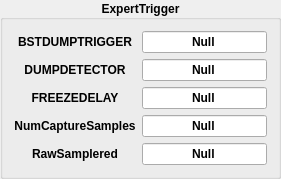
           <widget class="QGroupBox" name="groupBox_ExpertTrigger">
            <property name="font">
             <font>
              <weight>75</weight>
              <bold>true</bold>
             </font>
            </property>
            <property name="title">
             <string>ExpertTrigger</string>
            </property>
            <property name="alignment">
             <set>Qt::AlignCenter</set>
            </property>
            <layout class="QGridLayout" name="gridLayout_5">
             <item row="2" column="0">
              <widget class="QLabel" name="label_ExpertTrigger_FREEZEDELAY">
               <property name="text">
                <string>FREEZEDELAY</string>
               </property>
               <property name="alignment">
                <set>Qt::AlignCenter</set>
               </property>
              </widget>
             </item>
             <item row="4" column="0">
              <widget class="QLabel" name="label_ExpertTrigger_RawSamplered">
               <property name="text">
                <string>RawSamplered</string>
               </property>
               <property name="alignment">
                <set>Qt::AlignCenter</set>
               </property>
              </widget>
             </item>
             <item row="1" column="0">
              <widget class="QLabel" name="label_ExpertTrigger_DUMPDETECTOR">
               <property name="text">
                <string>DUMPDETECTOR</string>
               </property>
               <property name="alignment">
                <set>Qt::AlignCenter</set>
               </property>
              </widget>
             </item>
             <item row="0" column="0">
              <widget class="QLabel" name="label_ExpertTrigger_BSTDUMPTRIGGER">
               <property name="text">
                <string>BSTDUMPTRIGGER</string>
               </property>
               <property name="alignment">
                <set>Qt::AlignCenter</set>
               </property>
              </widget>
             </item>
             <item row="3" column="0">
              <widget class="QLabel" name="label_ExpertTrigger_NumCaptureSamples">
               <property name="text">
                <string>NumCaptureSamples</string>
               </property>
               <property name="alignment">
                <set>Qt::AlignCenter</set>
               </property>
              </widget>
             </item>
             <item row="0" column="1">
              <widget class="CLineEdit" name="CLineEdit_ExpertTrigger_BSTDUMPTRIGGER">
               <property name="sizePolicy">
                <sizepolicy hsizetype="Preferred" vsizetype="Fixed">
                 <horstretch>0</horstretch>
                 <verstretch>0</verstretch>
                </sizepolicy>
               </property>
               <property name="text">
                <string>Null</string>
               </property>
               <property name="alignment">
                <set>Qt::AlignCenter</set>
               </property>
              </widget>
             </item>
             <item row="1" column="1">
              <widget class="CLineEdit" name="CLineEdit_ExpertTrigger_DUMPDETECTOR">
               <property name="sizePolicy">
                <sizepolicy hsizetype="Preferred" vsizetype="Fixed">
                 <horstretch>0</horstretch>
                 <verstretch>0</verstretch>
                </sizepolicy>
               </property>
               <property name="text">
                <string>Null</string>
               </property>
               <property name="alignment">
                <set>Qt::AlignCenter</set>
               </property>
              </widget>
             </item>
             <item row="2" column="1">
              <widget class="CLineEdit" name="CLineEdit_ExpertTrigger_FREEZEDELAY">
               <property name="sizePolicy">
                <sizepolicy hsizetype="Preferred" vsizetype="Fixed">
                 <horstretch>0</horstretch>
                 <verstretch>0</verstretch>
                </sizepolicy>
               </property>
               <property name="text">
                <string>Null</string>
               </property>
               <property name="alignment">
                <set>Qt::AlignCenter</set>
               </property>
              </widget>
             </item>
             <item row="3" column="1">
              <widget class="CLineEdit" name="CLineEdit_ExpertTrigger_NumCaptureSamples">
               <property name="sizePolicy">
                <sizepolicy hsizetype="Preferred" vsizetype="Fixed">
                 <horstretch>0</horstretch>
                 <verstretch>0</verstretch>
                </sizepolicy>
               </property>
               <property name="text">
                <string>Null</string>
               </property>
               <property name="alignment">
                <set>Qt::AlignCenter</set>
               </property>
              </widget>
             </item>
             <item row="4" column="1">
              <widget class="CLineEdit" name="CLineEdit_ExpertTrigger_RawSamplered">
               <property name="sizePolicy">
                <sizepolicy hsizetype="Preferred" vsizetype="Fixed">
                 <horstretch>0</horstretch>
                 <verstretch>0</verstretch>
                </sizepolicy>
               </property>
               <property name="text">
                <string>Null</string>
               </property>
               <property name="alignment">
                <set>Qt::AlignCenter</set>
               </property>
              </widget>
             </item>
            </layout>
           </widget>
